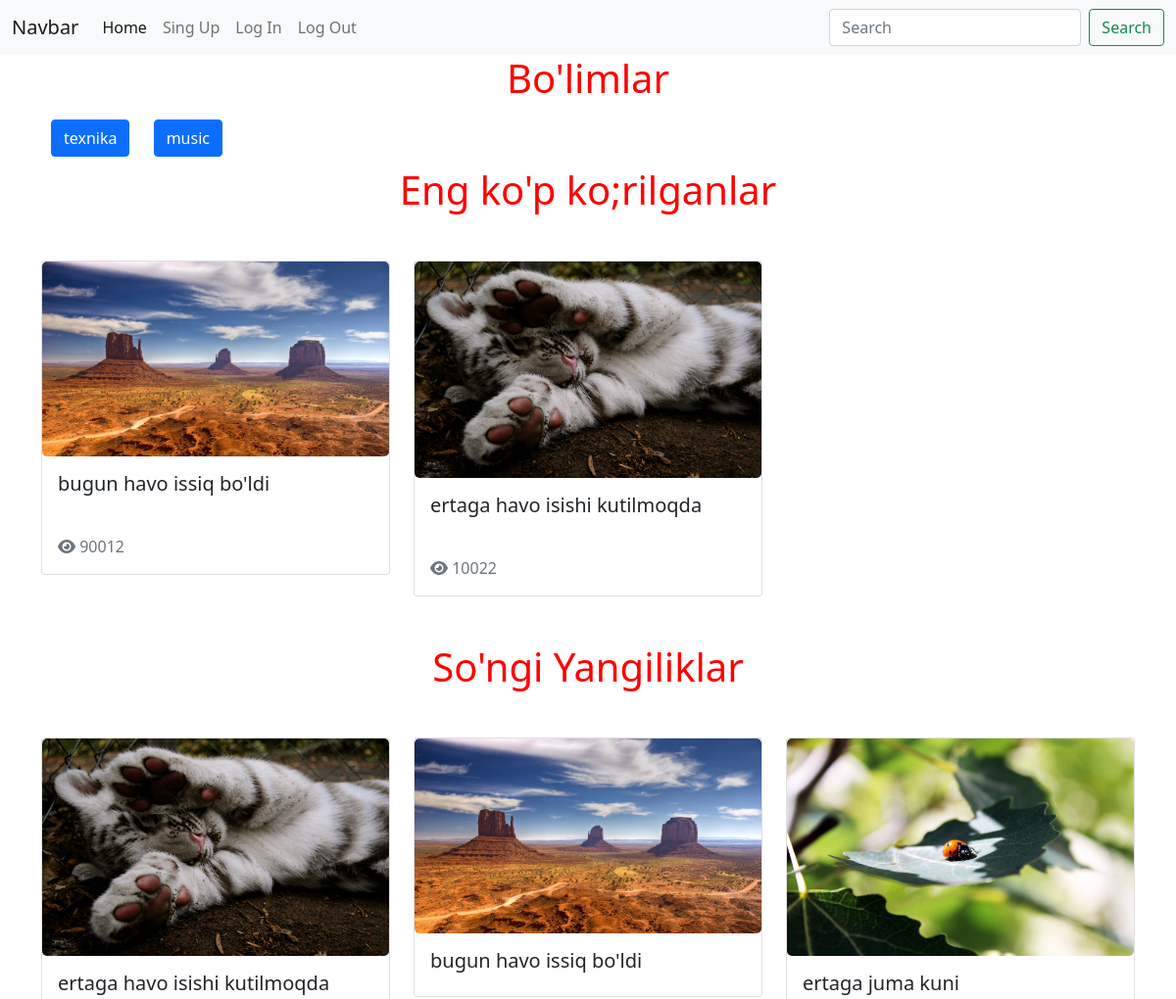
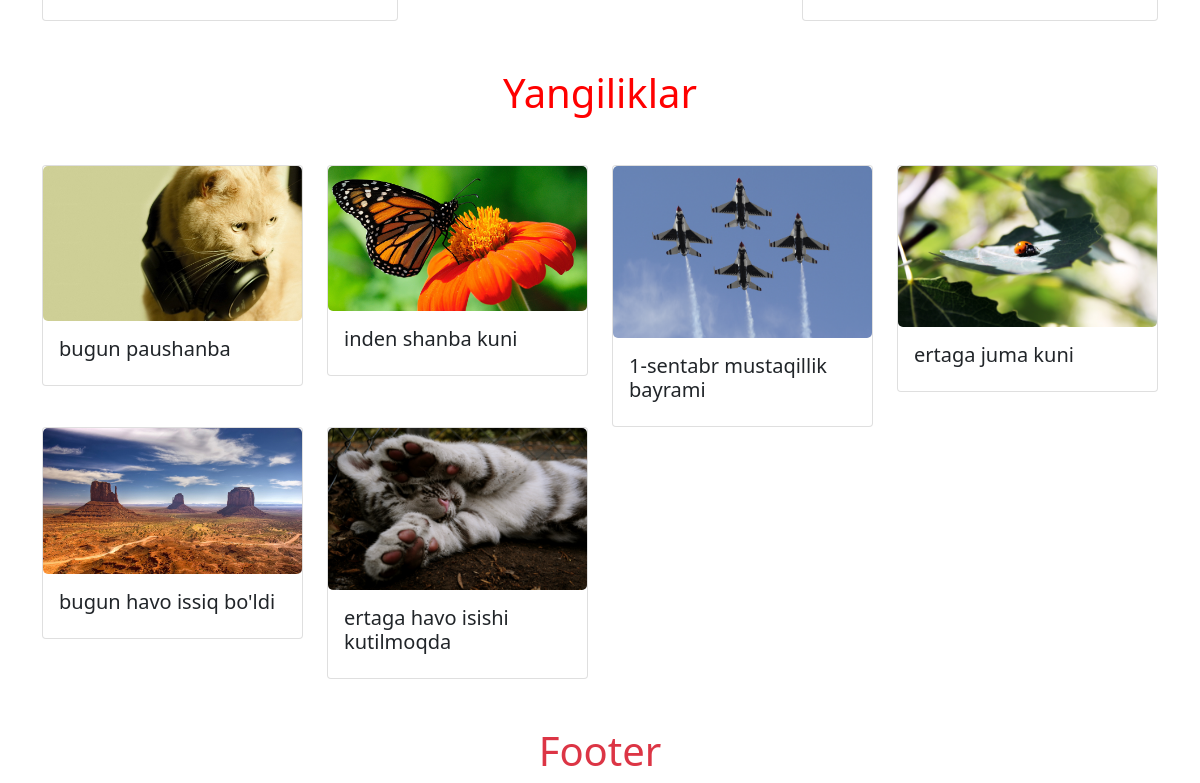
The page / on the database its author committed (2 pictures, top to bottom).
### ozodapp/models.py (models this page shows, shortened)
class Category(models.Model):
    title = models.CharField('Sarlavha',max_length=255,db_index=True)
    slug = models.SlugField('manzil',unique=True)
    date = models.DateTimeField('Vaqt',default=timezone.now)
    class Meta:
        verbose_name = 'Category'
        verbose_name_plural = 'Categories'
    def get_absolute_url(self):
         return reverse('category_detail_url',kwargs={'slug':self.slug})

class Post(models.Model):
    title = models.CharField('Sarlavha', max_length=255,db_index=True)
    image = models.ImageField('Rasm')
    info = models.TextField('Izoh')
    slug = models.SlugField('manzil',unique=True)
    popular = models.IntegerField('ko\'rganlar soni',default=0)
    date = models.DateTimeField('Vaqt',default=timezone.now)
    category = models.ForeignKey(Category,on_delete=models.CASCADE,null=True,related_name='category_set')
    class Meta:
        verbose_name = 'Post'
        verbose_name_plural = 'Postlar'
    def get_absolute_url(self):
        return reverse('post_detail_url',kwargs={'slug':self.slug})

### ozodapp/views.py (the view)
# urls.py: path('',views.home,name='home'),
def home(request):
    category = Category.objects.order_by('-date')[:8]
    posts = Post.objects.all()
    last_posts = Post.objects.order_by('-date')[:3]
    pop_news = Post.objects.filter(popular__gte = 10000)[:3]
    context = {
        'posts':posts,
        'last_posts':last_posts,
        'category':category,
        'pop_news':pop_news
    }
    return render(request,'ozodapp/home.html',context)

### ozodapp/templates/ozodapp/home.html (shortened to what this page needs)
{% extends 'ozodapp/base.html' %}
{% load static %}
{% block content %}
<div class="container">
    <h1>Bo'limlar</h1>
    <div class="category">
        {% for item in category %}
        <a href="{{item.get_absolute_url}}" class="btn btn-primary category-title">
            {{ item.title }}
        </a>
        {% endfor %}
    </div>
    <h1>Eng ko'p ko;rilganlar</h1>
    <div class="row my-5">
        {% for item in pop_news %}
        <div class="col-lg-4">
            <div class="card" style="width: 100%;">
                <a href="{{item.get_absolute_url}}">
                    <img src="{{ item.image.url }}" style="margin: 0px; border-radius: 5px;" class="card-img-top"
                        alt="...">
                </a>
                <div class="card-body">
                    <h5 class="card-title">{{item.title}}</h5>
                </div>
                <p class="card-text p-3 text-secondary">
                    <i class="fa-solid fa-eye"></i>
                    {{item.popular}}
                </p>
            </div>
        </div>
        {% endfor %}
    </div>
    <h1>So'ngi Yangiliklar</h1>
    <div class="row my-5">
        {% for item in last_posts %}
        <div class="col-lg-4">
            <div class="card" style="width: 100%;">
                <a href="{{item.get_absolute_url}}">
                    <img src="{{ item.image.url }}" style="margin: 0px; border-radius: 5px;" class="card-img-top"
                        alt="...">
                </a>
                <div class="card-body">
                    <h5 class="card-title">{{item.title}}</h5>
                </div>
            </div>
        </div>
        {% endfor %}
    </div>
    <h1>Yangiliklar</h1>
    <div class="row my-5">
        {% for item in posts %}
        <div class="col-lg-3">
            <div class="card" style="width: 100%;">
                <a href="{{item.get_absolute_url}}">
                    <img src="{{ item.image.url }}" style="margin: 0px; border-radius: 5px;" class="card-img-top"
                        alt="...">
                </a>
                <div class="card-body">
                    <h5 class="card-title">{{item.title}}</h5>
                </div>
            </div>
        </div>
        {% endfor %}
    </div>
</div>
{% endblock %}

### ozodapp/templates/ozodapp/base.html (shortened to what this page needs)
<!DOCTYPE html>
{% load static %}
<html lang="en">
<head>
    <link rel="stylesheet" href="{% static 'ui/style.css' %}">
    <link href="https://cdn.jsdelivr.net/npm/bootstrap@5.0.2/dist/css/bootstrap.min.css" rel="stylesheet"
>
        <link rel="stylesheet" href="https://cdnjs.cloudflare.com/ajax/libs/font-awesome/6.6.0/css/all.min.css">
</head>
<body>
    <nav class="navbar navbar-expand-lg navbar-light bg-light">
        <div class="container-fluid">
          <a class="navbar-brand" href="#">Navbar</a>
          <div class="collapse navbar-collapse" id="navbarSupportedContent">
            <ul class="navbar-nav me-auto mb-2 mb-lg-0">
              <li class="nav-item">
                <a class="nav-link active" aria-current="page" href="{% url 'home' %}">Home</a>
              </li>
              <li class="nav-item">
                <a class="nav-link" href="">Sing Up</a>
              </li>
              <li class="nav-item">
                <a class="nav-link" href="{% url 'login' %}">Log In</a>
              </li>
              <li class="nav-item">
                <a class="nav-link" href="{% url 'logout' %}">Log Out</a>
              </li>
            </ul>
            <form class="d-flex" action="{% url 'search_resaults' %}" method="GET">
              <input name="search_title" class="form-control me-2" type="search" placeholder="Search" aria-label="Search">
              <button class="btn btn-outline-success" type="submit">Search</button>
            </form>
          </div>
        </div>
      </nav>
      {% block content %}
      {% endblock %}
      <h1 class="text-center text-danger">Footer</h1>
</body>
</html>

### static/ui/style.css (style rules this page uses)
h1 { color: red; text-align: center; }
img { width: 85%; height: 70%; border-radius: 20px; margin: 10px 8%; }

### ozodapp/templates/ozodapp/home.html (style rules this page uses)
.category-title { margin: 10px 10px; }

### rows shown on the page
Category: title "texnika"
Category: title "music"
Post: image (picture), title "bugun havo issiq bo'ldi", popular "90012"
Post: image (picture), title "ertaga havo isishi kutilmoqda", popular "10022"
Post: image (picture), title "ertaga juma kuni"
Post: image (picture), title "bugun paushanba"
Post: image (picture), title "inden shanba kuni"
Post: image (picture), title "1-sentabr mustaqillik bayrami"
